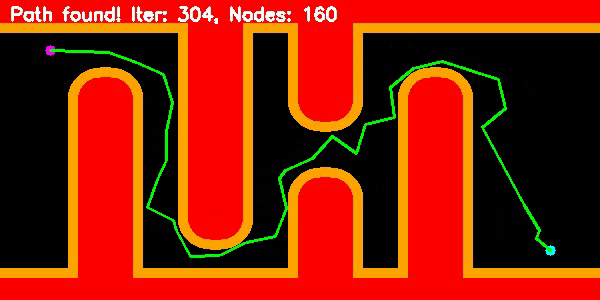
#> input picture frame 10 of media/RRT_star_N_Dynamic.mp4, 600 x 300 px, given in place of RRT_star_Traversal.mp4, which was not available
$ python stacked_output.py
#> lines starting #> are read from the running program, lines starting #| are printed output that depends on the picture; pictures that were not available may be replaced by others from this repository, and a replacement may not be noted
import cv2
import numpy as np

def pad_frame(frame, target_size):
    return cv2.resize(frame, target_size)

# Load all videos
caps = [
    # cv2.VideoCapture("RRT_Traversal.mp4"),
    cv2.VideoCapture("RRT_star_Traversal.mp4"),
    cv2.VideoCapture("RRT_star_N_v2_Traversal.mp4"),
]

# Get target frame width and height (assumes all are same)
width = int(caps[0].get(cv2.CAP_PROP_FRAME_WIDTH))
height = int(caps[0].get(cv2.CAP_PROP_FRAME_HEIGHT))
fps = max([cap.get(cv2.CAP_PROP_FPS) for cap in caps])
fourcc = cv2.VideoWriter_fourcc(*'mp4v')

# Output writer
out = cv2.VideoWriter("stacked_output.mp4", fourcc, fps, (width, height * len(caps)))

# Track video status
last_frames = [None] * len(caps)
video_ended = [False] * len(caps)

while not all(video_ended):
    stacked_frames = []

    for i, cap in enumerate(caps):
        if not video_ended[i]:
            ret, frame = cap.read()
            if ret:
                last_frames[i] = pad_frame(frame, (width, height))
            else:
                video_ended[i] = True

        # If the video ended, reuse last valid frame
        if last_frames[i] is not None:
            stacked_frames.append(last_frames[i])
        else:
            # Fallback to black frame if something failed
            stacked_frames.append(np.zeros((height, width, 3), dtype=np.uint8))
#> this loop made 2 passes
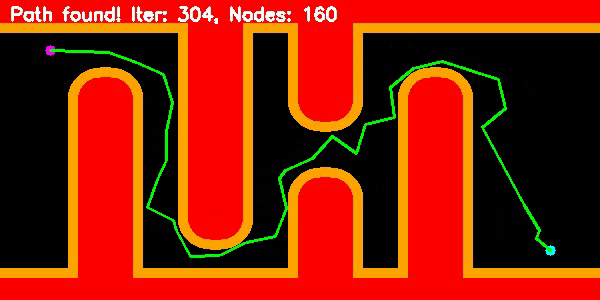
#> input picture frame 10 of media/RRT_star_N_Dynamic.mp4, 600 x 300 px, given in place of RRT_star_Traversal.mp4, which was not available
#> frame is the input picture: shape (300, 600, 3); mean B, G, R 5, 31.7, 137.3
#> after the loop, last_frames = 2 items; stacked_frames = 2 items; video_ended = [False, False]

    # Stack all vertically and write
    combined = np.vstack(stacked_frames)
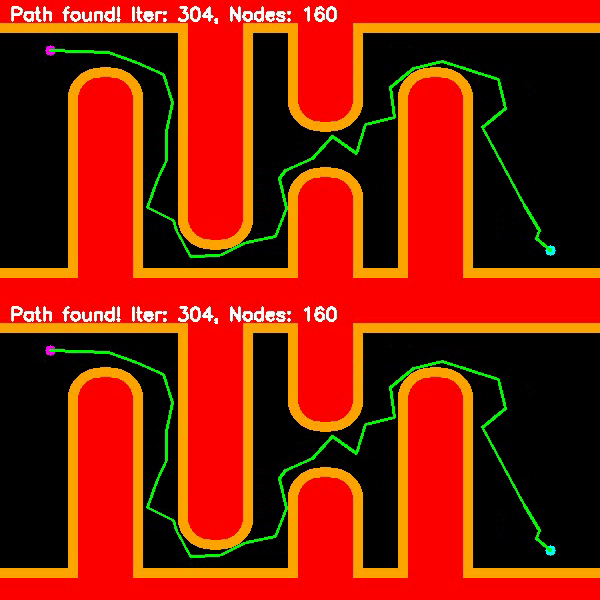
#> combined: shape (600, 600, 3); mean of channels 0, 1, 2 5, 31.7, 137.3; drawn as B, G, R
    out.write(combined)

# Release everything
for cap in caps:
    cap.release()
out.release()
cv2.destroyAllWindows()

$ run again, starting later in the video
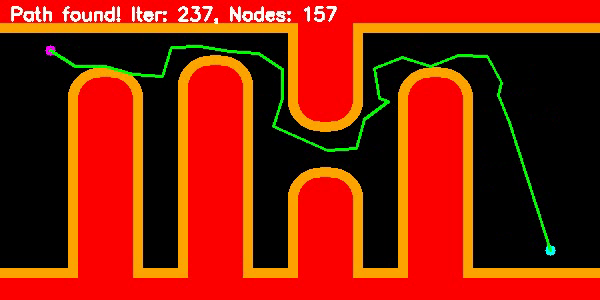
#> input picture frame 45 of media/RRT_star_N_Dynamic.mp4, 600 x 300 px, given in place of RRT_star_Traversal.mp4, which was not available
#> the loop `for i, cap in enumerate(caps):` made 2 passes
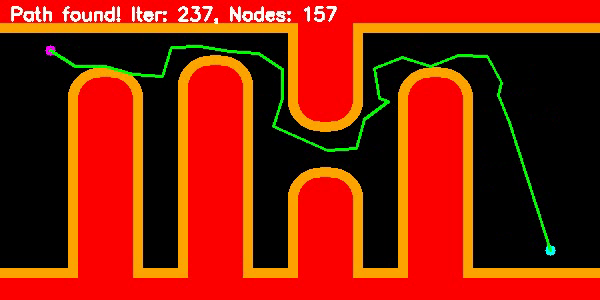
#> input picture frame 45 of media/RRT_star_N_Dynamic.mp4, 600 x 300 px, given in place of RRT_star_Traversal.mp4, which was not available
#> frame is the input picture: shape (300, 600, 3); mean B, G, R 4.7, 30.9, 136.7
#> after the loop `for i, cap in enumerate(caps):`: last_frames = 2 items; video_ended = [False, False]
#> `combined = np.vstack(stacked_frames)`:
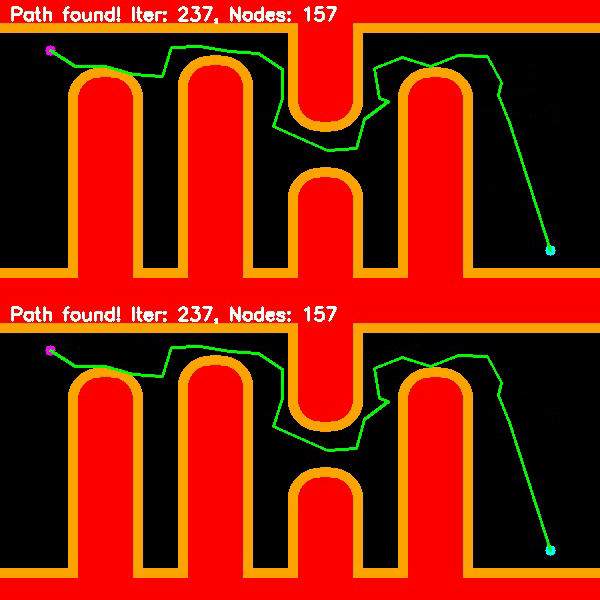
#> combined: shape (600, 600, 3); mean of channels 0, 1, 2 4.7, 30.9, 136.7; drawn as B, G, R
